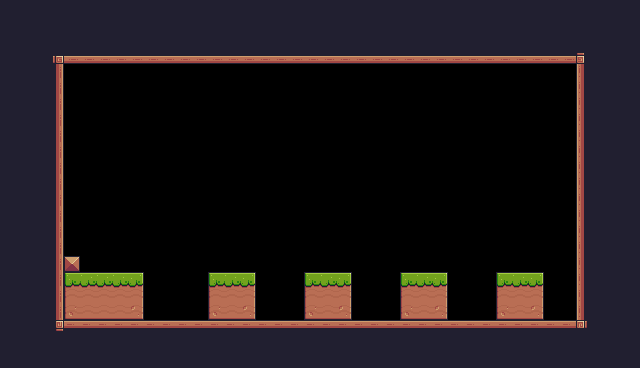

Rendered tile map (Tiled .tmx) drawn with the repository's tilesets; below, a short description and the full map source, tile grids included:
An orthogonal 40x23 tile map with 16x16 px tiles, 1 tile layer (Background) and 1 object (Player).

<map version="1.10" tiledversion="1.10.2" orientation="orthogonal" renderorder="right-down" width="40" height="23" tilewidth="16" tileheight="16" infinite="0" nextlayerid="3" nextobjectid="2">
 <tileset firstgid="1" source="Pear Adventure.tsx" />
 <layer id="1" name="Background" width="40" height="23">
  <data encoding="csv">
24,24,24,24,24,24,24,24,24,24,24,24,24,24,24,24,24,24,24,24,24,24,24,24,24,24,24,24,24,24,24,24,24,24,24,24,24,24,24,24,
24,24,24,24,24,24,24,24,24,24,24,24,24,24,24,24,24,24,24,24,24,24,24,24,24,24,24,24,24,24,24,24,24,24,24,24,24,24,24,24,
24,24,24,24,24,24,24,24,24,24,24,24,24,24,24,24,24,24,24,24,24,24,24,24,24,24,24,24,24,24,24,24,24,24,24,24,24,24,24,24,
24,24,24,92,134,134,134,134,134,134,134,134,134,134,134,134,134,134,134,134,134,134,134,134,134,134,134,134,134,134,134,134,134,134,134,134,93,24,24,24,
24,24,24,113,0,0,0,0,0,0,0,0,0,0,0,0,0,0,0,0,0,0,0,0,0,0,0,0,0,0,0,0,0,0,0,0,111,24,24,24,
24,24,24,113,0,0,0,0,0,0,0,0,0,0,0,0,0,0,0,0,0,0,0,0,0,0,0,0,0,0,0,0,0,0,0,0,111,24,24,24,
24,24,24,113,0,0,0,0,0,0,0,0,0,0,0,0,0,0,0,0,0,0,0,0,0,0,0,0,0,0,0,0,0,0,0,0,111,24,24,24,
24,24,24,113,0,0,0,0,0,0,0,0,0,0,0,0,0,0,0,0,0,0,0,0,0,0,0,0,0,0,0,0,0,0,0,0,111,24,24,24,
24,24,24,113,0,0,0,0,0,0,0,0,0,0,0,0,0,0,0,0,0,0,0,0,0,0,0,0,0,0,0,0,0,0,0,0,111,24,24,24,
24,24,24,113,0,0,0,0,0,0,0,0,0,0,0,0,0,0,0,0,0,0,0,0,0,0,0,0,0,0,0,0,0,0,0,0,111,24,24,24,
24,24,24,113,0,0,0,0,0,0,0,0,0,0,0,0,0,0,0,0,0,0,0,0,0,0,0,0,0,0,0,0,0,0,0,0,111,24,24,24,
24,24,24,113,0,0,0,0,0,0,0,0,0,0,0,0,0,0,0,0,0,0,0,0,0,0,0,0,0,0,0,0,0,0,0,0,111,24,24,24,
24,24,24,113,0,0,0,0,0,0,0,0,0,0,0,0,0,0,0,0,0,0,0,0,0,0,0,0,0,0,0,0,0,0,0,0,111,24,24,24,
24,24,24,113,0,0,0,0,0,0,0,0,0,0,0,0,0,0,0,0,0,0,0,0,0,0,0,0,0,0,0,0,0,0,0,0,111,24,24,24,
24,24,24,113,0,0,0,0,0,0,0,0,0,0,0,0,0,0,0,0,0,0,0,0,0,0,0,0,0,0,0,0,0,0,0,0,111,24,24,24,
24,24,24,113,0,0,0,0,0,0,0,0,0,0,0,0,0,0,0,0,0,0,0,0,0,0,0,0,0,0,0,0,0,0,0,0,111,24,24,24,
24,24,24,113,35,0,0,0,0,0,0,0,0,0,0,0,0,0,0,0,0,0,0,0,0,0,0,0,0,0,0,0,0,0,0,0,111,24,24,24,
24,24,24,113,7,8,8,8,9,0,0,0,0,7,8,9,0,0,0,7,8,9,0,0,0,7,8,9,0,0,0,7,8,9,0,0,111,24,24,24,
24,24,24,113,29,30,30,30,31,0,0,0,0,29,30,31,0,0,0,29,30,31,0,0,0,29,30,31,0,0,0,29,30,31,0,0,111,24,24,24,
112,112,24,113,51,52,52,52,53,0,0,0,0,51,52,53,0,0,0,51,52,53,0,0,0,51,52,53,0,0,0,51,52,53,0,0,111,24,24,24,
112,112,112,114,90,90,90,90,90,90,90,90,90,90,90,90,90,90,90,90,90,90,90,90,90,90,90,90,90,90,90,90,90,90,90,90,115,24,24,24,
24,24,24,24,24,24,24,24,24,24,24,24,24,24,24,24,24,24,24,24,24,24,24,24,24,24,24,24,24,24,24,24,24,24,24,24,24,24,24,24,
24,24,24,24,24,24,24,24,24,24,24,24,24,24,24,24,24,24,24,24,24,24,24,24,24,24,24,24,24,24,24,24,24,24,24,24,24,24,24,24
</data>
 </layer>
 <objectgroup id="2" name="Spawnpoints">
  <object id="1" name="Player" type="Player" x="81.4139" y="239.27" width="31.6955" height="32.317" />
 </objectgroup>
</map>
